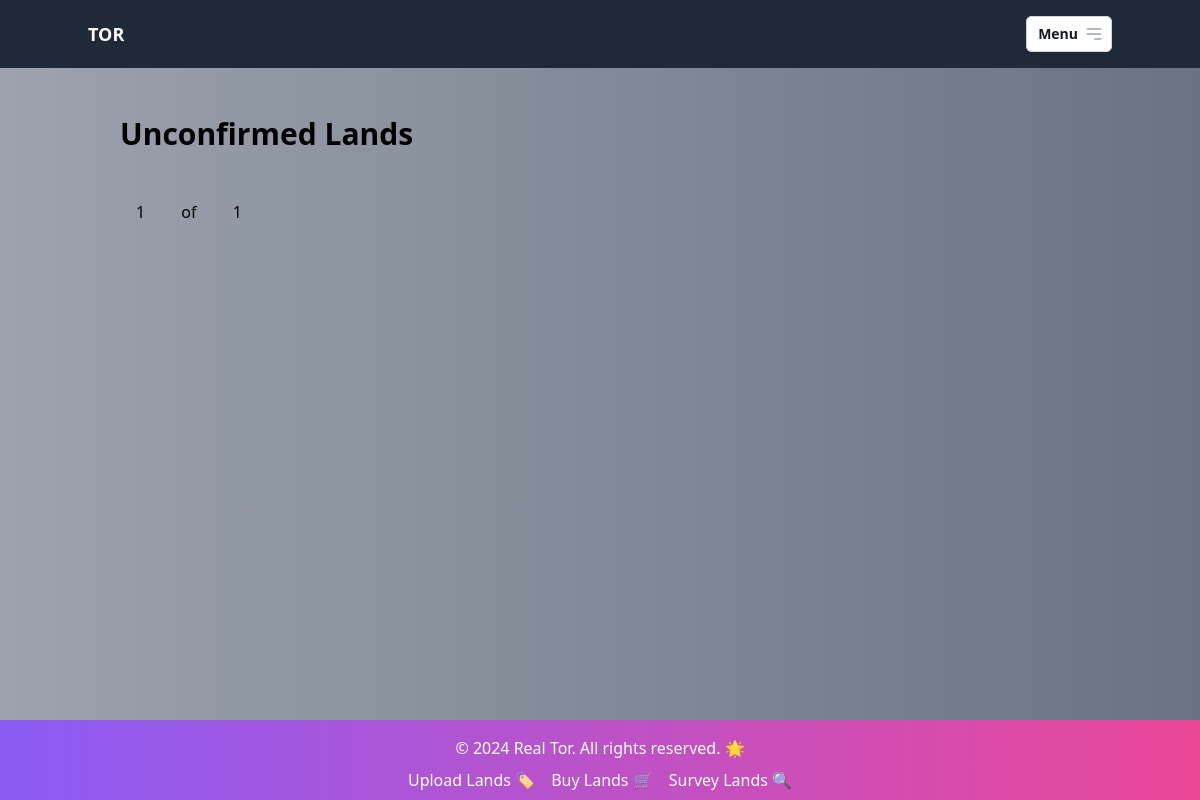
Before: /lands/unconfirmed/ (signed in) with the older database file.
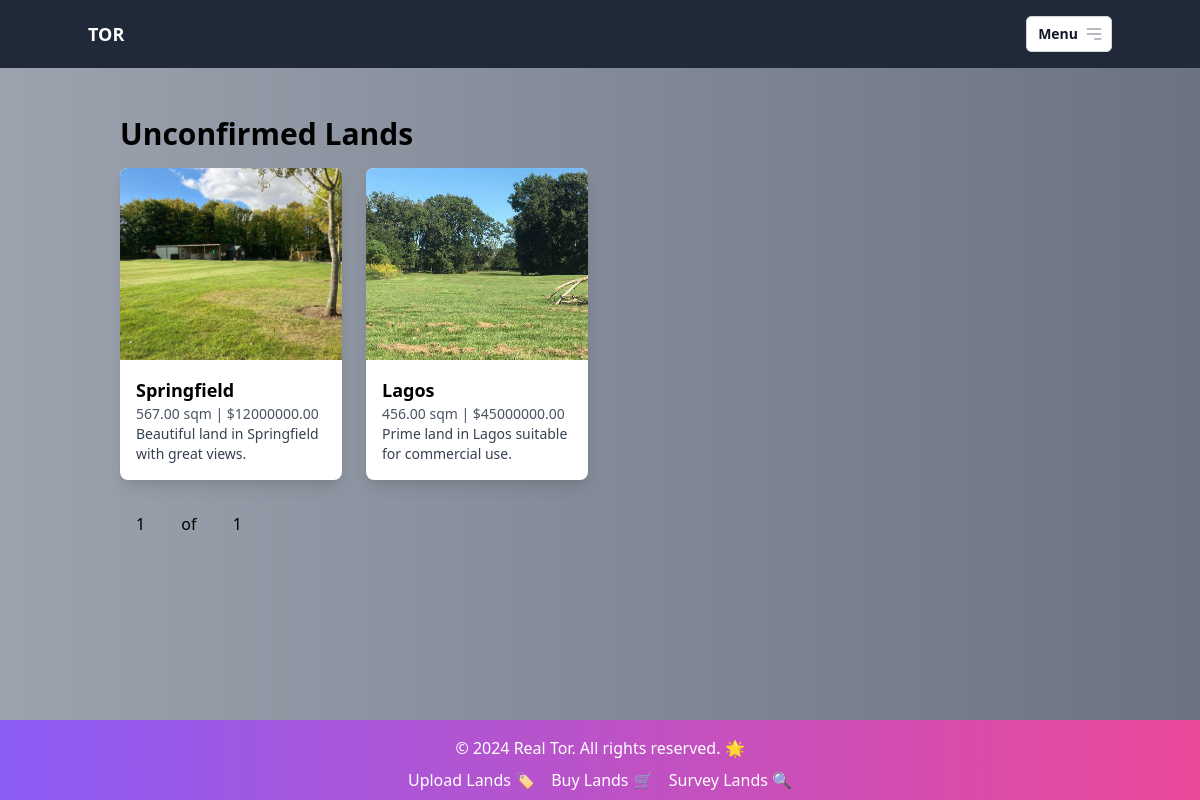
After: the same page with the newer database file.
### lands/models.py (models this page shows, shortened)
class Land(models.Model):
    location = models.CharField(max_length=100)
    size = models.DecimalField(max_digits=10, decimal_places=2)
    price = models.DecimalField(max_digits=10, decimal_places=2)
    description = models.TextField()
    ownership_status = models.BooleanField(default=False, verbose_name="Ownership Status")
    confirmation_status = models.BooleanField(default=False, verbose_name="Confirmation Status")
    images = models.ImageField(upload_to="land_images", blank=True, null=True)
    document = models.FileField(upload_to="land_documents", blank=True, null=True)
    owner = models.ForeignKey(User, on_delete=models.CASCADE, related_name="lands", verbose_name="Owner")
    class Meta:
        verbose_name = "Land"
        verbose_name_plural = "Lands"

### lands/views.py (the view)
# urls.py: path('unconfirmed/', unconfirmed_lands, name='unconfirmed_lands'),
@login_required
def unconfirmed_lands(request):
    unconfirmed_lands = Land.objects.filter(confirmation_status=False)
    location = request.GET.get('location')
    size = request.GET.get('size')
    price = request.GET.get('price')
    ownership_status = request.GET.get('ownership_status')
    owner = request.GET.get('owner')
    if location:
        unconfirmed_lands = unconfirmed_lands.filter(location__icontains=location)
    if size:
        unconfirmed_lands = unconfirmed_lands.filter(size=size)
    if price:
        unconfirmed_lands = unconfirmed_lands.filter(price=price)
    if ownership_status:
        unconfirmed_lands = unconfirmed_lands.filter(ownership_status=ownership_status)
    if owner:
        unconfirmed_lands = unconfirmed_lands.filter(owner__username=owner)
    paginator = Paginator(unconfirmed_lands, 4)  # 4 lands per page
    page_number = request.GET.get('page')
    try:
        lands = paginator.page(page_number)
    except PageNotAnInteger:
        lands = paginator.page(1)
    except EmptyPage:
        lands = paginator.page(paginator.num_pages)
    context = {
        'lands': lands
    }
    return render(request, 'lands/unconfirmed_lands.html', context)

### templates/lands/unconfirmed_lands.html (shortened to what this page needs)
{% extends 'base.html' %}
{% block content %}
<div class="container mx-auto px-4 py-8">
    <h1 class="text-3xl font-bold mb-4">Unconfirmed Lands</h1>
    <div class="grid grid-cols-1 sm:grid-cols-2 md:grid-cols-3 lg:grid-cols-4 gap-6">
        {% for land in lands %}
        <a href="{% url 'land_detail' land_id=land.id %}" class="block rounded-lg shadow-lg bg-white overflow-hidden hover:shadow-xl transition duration-300">
            <img src="{{ land.images.url }}" alt="{{ land.location }}" class="w-full h-48 object-cover">
            <div class="p-4">
                <h2 class="text-lg font-bold">{{ land.location }}</h2>
                <p class="text-sm text-gray-600">{{ land.size }} sqm | ${{ land.price }}</p>
                <p class="text-sm text-gray-700">{{ land.description }}</p>
            </div>
        </a>
        {% endfor %}
    </div>
    <div class="mt-8">
        <span class="px-4 py-2">{{ lands.number }}</span>
        <span class="px-4 py-2">of</span>
        <span class="px-4 py-2">{{ lands.paginator.num_pages }}</span>
    </div>
</div>
{% endblock %}

Changed rows visible on the page:
added Land: images (picture), location "Springfield", size "567.00", price "12000000.00", description "Beautiful land in Springfield with great views."
added Land: images (picture), location "Lagos", size "456.00", price "45000000.00", description "Prime land in Lagos suitable for commercial use."
